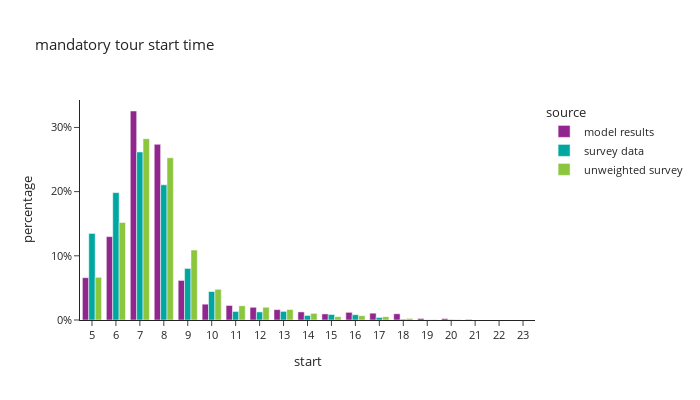

Write notebook code for a chart like this one.
### Code cell
df_plot = m_tour_data.groupby(['source','start'])[['trip_weight_2017_2019']].sum().reset_index()
df_plot['percentage'] = df_plot.groupby(['source'], group_keys=False)['trip_weight_2017_2019']. \
    apply(lambda x: x / float(x.sum()))

fig = px.bar(df_plot, x="start", y="percentage", color="source",barmode="group",
             title="mandatory tour start time")
fig.for_each_annotation(lambda a: a.update(text = a.text.split("=")[-1]))
fig.update_layout(height=400, width=700, yaxis=dict(tickformat=".0%"), xaxis=dict(dtick="1"))
fig.show()

### Figure 1 — Plotly figure (JSON) as saved in the notebook; plotly's stock layout.template omitted (floating-point values rounded to 4 significant figures)
{"data": [{"alignmentgroup": "True", "hovertemplate": "source=model results<br>start=%{x}<br>percentage=%{y}<extra></extra>", "legendgroup": "model results", "marker": {"color": "#91268F", "pattern": {"shape": ""}}, "name": "model results", "offsetgroup": "model results", "orientation": "v", "showlegend": true, "textposition": "auto", "type": "bar", "x": [5.0, 6.0, 7.0, 8.0, 9.0, 10.0, 11.0, 12.0, 13.0, 14.0, 15.0, 16.0, 17.0, 18.0, 19.0, 20.0, 21.0, 22.0, 23.0], "xaxis": "x", "y": [0.06594, 0.1299, 0.3256, 0.2737, 0.06168, 0.02465, 0.02263, 0.01981, 0.01618, 0.0126, 0.009495, 0.01195, 0.01062, 0.009683, 0.00235, 0.00221, 0.0008837, 3.99e-05, 5.255e-05], "yaxis": "y"}, {"alignmentgroup": "True", "hovertemplate": "source=survey data<br>start=%{x}<br>percentage=%{y}<extra></extra>", "legendgroup": "survey data", "marker": {"color": "#00A7A0", "pattern": {"shape": ""}}, "name": "survey data", "offsetgroup": "survey data", "orientation": "v", "showlegend": true, "textposition": "auto", "type": "bar", "x": [5.0, 6.0, 7.0, 8.0, 9.0, 10.0, 11.0, 12.0, 13.0, 14.0, 15.0, 16.0, 17.0, 18.0, 19.0, 20.0], "xaxis": "x", "y": [0.1349, 0.1985, 0.2618, 0.2106, 0.08032, 0.04438, 0.01331, 0.0126, 0.01343, 0.007086, 0.008617, 0.008301, 0.003963, 0.001244, 0.000243, 0.0007654], "yaxis": "y"}, {"alignmentgroup": "True", "hovertemplate": "source=unweighted survey<br>start=%{x}<br>percentage=%{y}<extra></extra>", "legendgroup": "unweighted survey", "marker": {"color": "#8CC63E", "pattern": {"shape": ""}}, "name": "unweighted survey", "offsetgroup": "unweighted survey", "orientation": "v", "showlegend": true, "textposition": "auto", "type": "bar", "x": [5.0, 6.0, 7.0, 8.0, 9.0, 10.0, 11.0, 12.0, 13.0, 14.0, 15.0, 16.0, 17.0, 18.0, 19.0, 20.0], "xaxis": "x", "y": [0.06649, 0.1519, 0.2825, 0.2528, 0.109, 0.04784, 0.02216, 0.01987, 0.01636, 0.01039, 0.005197, 0.006726, 0.005044, 0.002446, 0.0006114, 0.0006114], "yaxis": "y"}], "layout": {"barmode": "group", "height": 400, "legend": {"title": {"text": "source"}, "tracegroupgap": 0}, "title": {"text": "mandatory tour start time"}, "width": 700, "xaxis": {"anchor": "y", "domain": [0.0, 1.0], "dtick": "1", "title": {"text": "start"}}, "yaxis": {"anchor": "x", "domain": [0.0, 1.0], "tickformat": ".0%", "title": {"text": "percentage"}}}}
